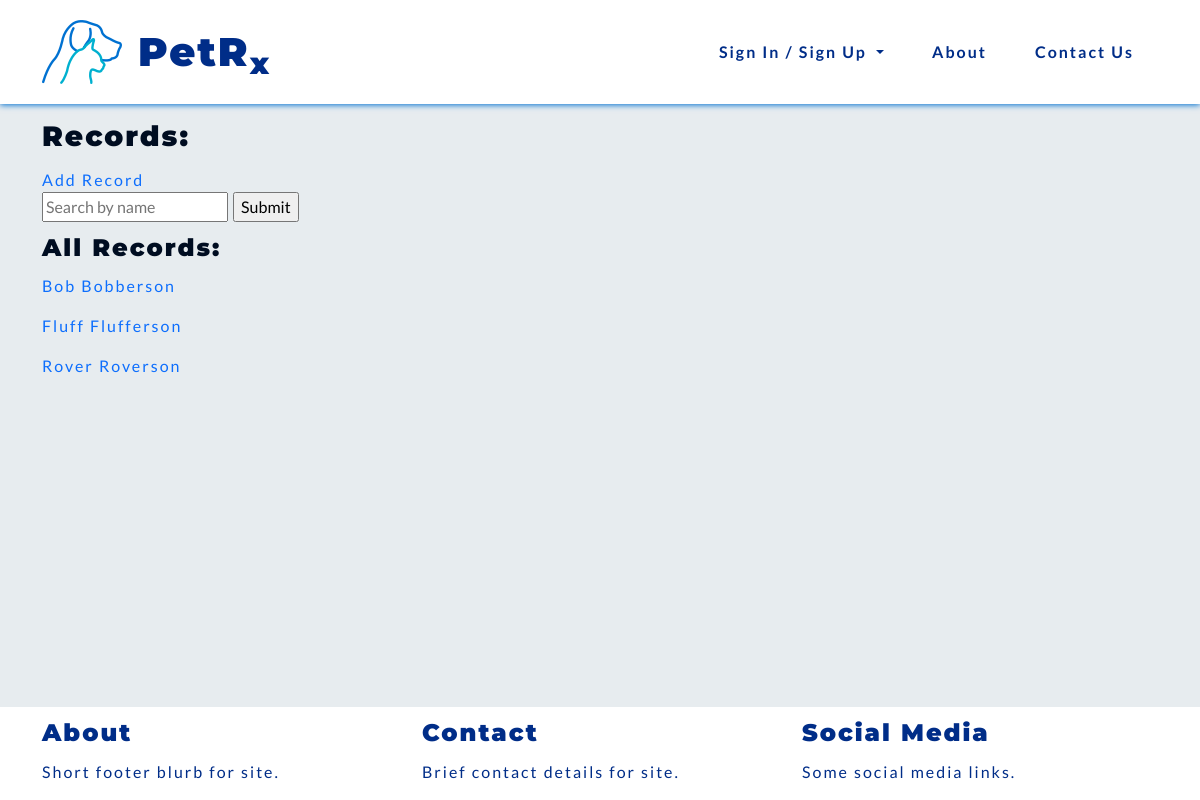
/records/records/, run on the app's committed database.
### records/models.py (models this page shows)
class Record(models.Model):
    name = models.CharField(max_length=50)
    surname = models.CharField(max_length=50)
    date_of_birth = models.DateField()
    species = models.CharField(choices=SPECIES, max_length=10)
    breed = models.CharField(max_length=50)
    sex = models.CharField(choices=SEX, max_length=10)
    weight = models.DecimalField(max_digits=5, decimal_places=2)
    note = models.CharField(max_length=300)
    def __str__(self):
        return self.name + " " + self.surname
    class Meta:
        unique_together = ['name', 'surname', 'date_of_birth', 'species', 'breed', 'sex']

### records/views.py (the view)
# urls.py: path('records/', include('records.urls'), name='records_urls'),
def records(request):
    record_list = Record.objects.all()
    context = {'record_list': record_list}
    return render(request, 'records/records.html', context)

### records/templates/records/records.html (shortened to what this page needs)
{% extends 'base.html' %}
{% block content %}
<section>
    <h3>Records:</h3>
    <a href="{% url 'records:add_animal' %}">Add Record</a>
    <form method="GET" action="{% url 'records:record_search' %}">
        <input type="text" name="query" placeholder="Search by name">
        <input type="submit">
    </form>
</section>
<section>
    <h4>All Records:</h4>
    {% if record_list %}
        {% for record in record_list %}
        <p><a href="{% url 'records:animal_profile' animal_id=record.id %}">{{ record }}</a></p>
        {% endfor %}
    {% else %}
        <p>No records</p>
    {% endif %}
</section>
{% endblock %}

### static/css/style.css (style rules this page uses)
:root { --site-white: #e7ecef; --site-black: #000d21; --site-dark-blue: #002d88; --site-light-blue: #0071d1; --site-turquoise: #00b0cf; }
html { height: 100%; }
body { font-family: "Lato", sans-serif; color: var(--site-black); font-size: 1rem; letter-spacing: 2px; background: var(--site-white); }
h1, h2, h3, h4 { font-family: "Montserrat", "Lato", sans-serif; font-weight: 900; margin-top: 0.5em; margin-bottom: 0.5em; }
a { text-decoration: none; }

### data on the page
Record: name+surname "Bob Bobberson"
Record: name+surname "Fluff Flufferson"
Record: name+surname "Rover Roverson"
